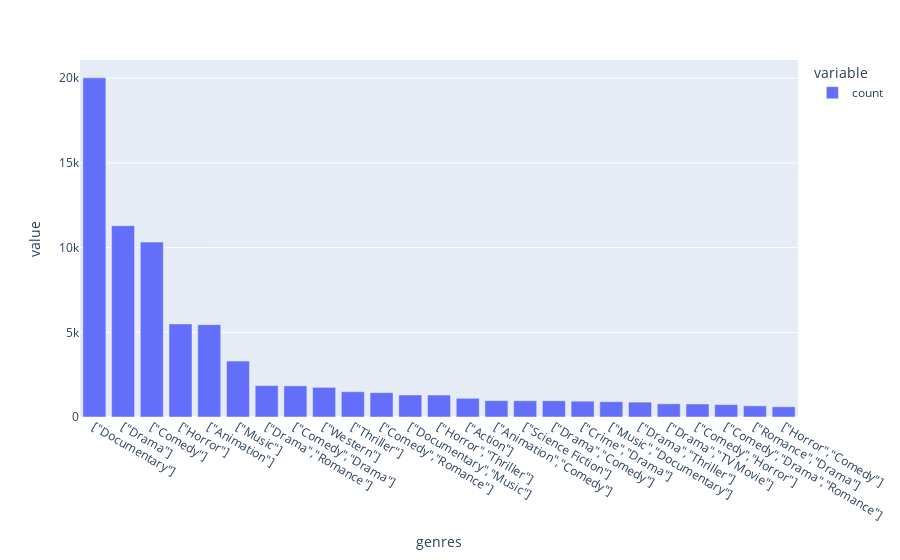

Write notebook code for a chart like this one.
### Code cell
fig.show()

### Figure 1 — Plotly figure (JSON) as saved in the notebook; plotly's stock layout.template omitted (floating-point values rounded to 4 significant figures)
{"data": [{"alignmentgroup": "True", "hovertemplate": "variable=count<br>genres=%{x}<br>value=%{y}<extra></extra>", "legendgroup": "count", "marker": {"color": "#636efa", "pattern": {"shape": ""}}, "name": "count", "offsetgroup": "count", "orientation": "v", "showlegend": true, "textposition": "auto", "type": "bar", "x": ["[\"Documentary\"]", "[\"Drama\"]", "[\"Comedy\"]", "[\"Horror\"]", "[\"Animation\"]", "[\"Music\"]", "[\"Drama\",\"Romance\"]", "[\"Comedy\",\"Drama\"]", "[\"Western\"]", "[\"Thriller\"]", "[\"Comedy\",\"Romance\"]", "[\"Documentary\",\"Music\"]", "[\"Horror\",\"Thriller\"]", "[\"Action\"]", "[\"Animation\",\"Comedy\"]", "[\"Science Fiction\"]", "[\"Drama\",\"Comedy\"]", "[\"Crime\",\"Drama\"]", "[\"Music\",\"Documentary\"]", "[\"Drama\",\"Thriller\"]", "[\"Drama\",\"TV Movie\"]", "[\"Comedy\",\"Horror\"]", "[\"Comedy\",\"Drama\",\"Romance\"]", "[\"Romance\",\"Drama\"]", "[\"Horror\",\"Comedy\"]"], "xaxis": "x", "y": [20022, 11294, 10325, 5494, 5452, 3301, 1854, 1838, 1749, 1492, 1436, 1300, 1295, 1105, 966, 958, 956, 933, 902, 877, 778, 769, 729, 659, 603], "yaxis": "y"}], "layout": {"barmode": "relative", "legend": {"title": {"text": "variable"}, "tracegroupgap": 0}, "margin": {"t": 60}, "xaxis": {"anchor": "y", "domain": [0, 1], "title": {"text": "genres"}}, "yaxis": {"anchor": "x", "domain": [0, 1], "title": {"text": "value"}}}}
